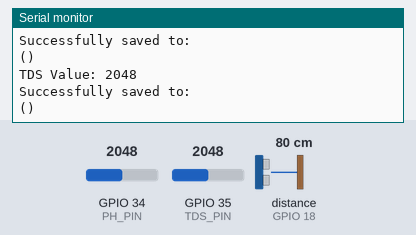
This sketch was run on a simulated ESP32. Shown: the last lines printed to the serial monitor. Wiring (inferred from the names in the program): ultrasonic range finder: trigger GPIO 5; echo GPIO 18. The inputs (shaded band) are chosen by the test bench; at power-on: distance to the obstacle (sensor on GPIO 18) 80 cm, GPIO 34 (PH_PIN) = 2048, GPIO 35 (TDS_PIN) = 2048. The echo pulse lasts 58.3 µs per cm; WiFi joins after 1.5 s; servers stay silent unless stated.

Above: at 2.7 s.
2.8 s: distance to the obstacle (sensor on GPIO 18) set to 2 cm
At 6.79 s:
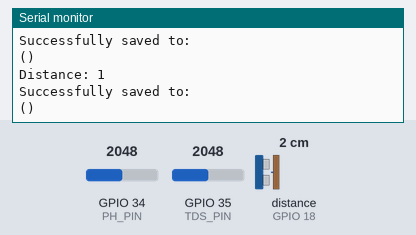
8.8 s: GPIO 34 (PH_PIN) set to 2866
At 11.94 s:
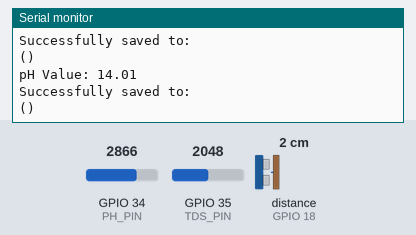
14.8 s: GPIO 35 (TDS_PIN) set to 2866
At 17.5 s:
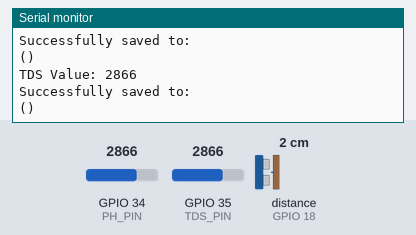
20.8 s: distance to the obstacle (sensor on GPIO 18) set to 4 cm
At 21.79 s:
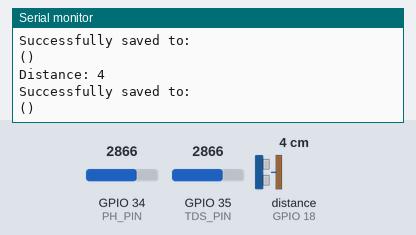
26.8 s: GPIO 34 (PH_PIN) set to 3603
At 31.94 s:
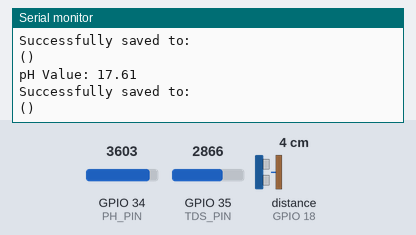
32.8 s: GPIO 35 (TDS_PIN) set to 3603
At 37.7 s:
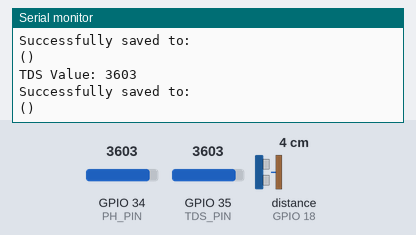
Timing chart, 0 to 39.2 s (numbered marks = the images above; inputs shaded):
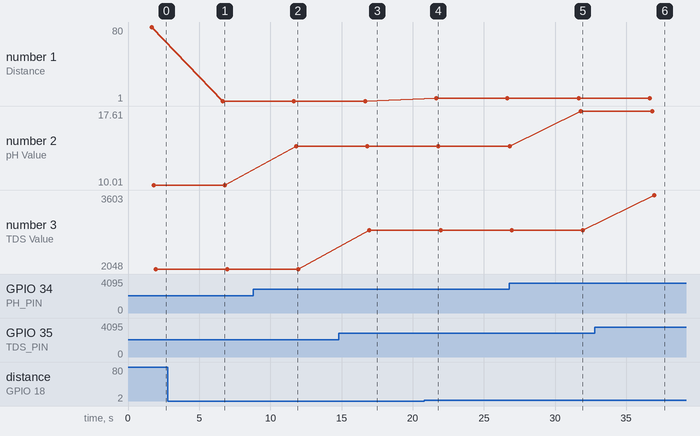

Measured:
- after the input at 2.8 s, the serial monitor: prints a new line after 3.9 s (image 1)
- after the input at 8.8 s, the serial monitor: prints a new line after 3.0 s (image 2)
- after the input at 14.8 s, the serial monitor: prints a new line after 2.2 s (image 3)
- after the input at 20.8 s, the serial monitor: prints a new line after 0.86 s (image 4)
- after the input at 26.8 s, the serial monitor: prints a new line after 5.0 s (image 5)
- after the input at 32.8 s, the serial monitor: prints a new line after 4.2 s (image 6)
- plotted number 1: 80 → 1 after the input at 2.8 s, 1 → 4 after the input at 20.8 s
- plotted number 2: 10.01 → 14.01 after the input at 8.8 s, 14.01 → 17.61 after the input at 26.8 s

The sketch:

atomberg2_FINAL.ino
```cpp
#include <WiFi.h>
#include <Firebase_ESP_Client.h>
#include "addons/TokenHelper.h"
#include "addons/RTDBHelper.h"

#define WIFI_SSID "" //replace with your SSID
#define WIFI_PASSWORD ""//replace with your password
#define API_KEY ""//replace with api key from firebase
#define DATABASE_URL ""//replace with your database URL

// Define sensor pins
#define TRIG_PIN 5          // HC-SR04 Trigger pin
#define ECHO_PIN 18         // HC-SR04 Echo pin
#define PH_PIN 34           // Analog pH sensor pin
#define TDS_PIN 35          // Analog TDS sensor pin

FirebaseData fbdo;
FirebaseAuth auth;
FirebaseConfig config;

unsigned long sendDataPrevMillis = 0;
bool signupOK = false;
long duration, distance;
float pHValue = 0.0;
int tdsValue = 0;

void setup() {
  // Initialize Serial Monitor
  Serial.begin(115200);

  // Initialize Wi-Fi
  WiFi.begin(WIFI_SSID, WIFI_PASSWORD);
  Serial.print("Connecting to Wi-Fi");
  while (WiFi.status() != WL_CONNECTED) {
    delay(500);
    Serial.print(".");
  }
  Serial.println();
  Serial.println("Connected with IP: ");
  Serial.println(WiFi.localIP());
  Serial.println();

  // Firebase configuration
  config.api_key = API_KEY;
  config.database_url = DATABASE_URL;
  if (Firebase.signUp(&config, &auth, "", "")) {
    Serial.println("signup OK");
    signupOK = true;
  } else {
    Serial.printf("%s\n", config.signer.signupError.message.c_str());
  }

  config.token_status_callback = tokenStatusCallback;
  Firebase.begin(&config, &auth);
  Firebase.reconnectWiFi(true);

  // Initialize HC-SR04 pins
  pinMode(TRIG_PIN, OUTPUT);
  pinMode(ECHO_PIN, INPUT);
}

void loop() {
  if (Firebase.ready() && signupOK && (millis() - sendDataPrevMillis > 5000 || sendDataPrevMillis == 0)) {
    sendDataPrevMillis = millis();

    // Read HC-SR04 distance
    digitalWrite(TRIG_PIN, LOW);
    delayMicroseconds(2);
    digitalWrite(TRIG_PIN, HIGH);
    delayMicroseconds(10);
    digitalWrite(TRIG_PIN, LOW);
    duration = pulseIn(ECHO_PIN, HIGH);
    distance = (duration / 2) / 29.1;

    // Read pH sensor value
    pHValue = analogRead(PH_PIN) * (5.0 / 1023.0);  // Assuming 5V reference for analog pin

    // Read TDS sensor value
    tdsValue = analogRead(TDS_PIN);

    // Upload data to Firebase
    if (Firebase.RTDB.setInt(&fbdo, "sensor/distance", distance)) {
      Serial.print("Distance: ");
      Serial.println(distance);
      Serial.print("Successfully saved to: ");
      Serial.println(fbdo.dataPath());
      Serial.println("(" + fbdo.dataType() + ")");
    } else {
      Serial.println("Distance upload failed: " + fbdo.errorReason());
    }

    if (Firebase.RTDB.setFloat(&fbdo, "sensor/ph_value", pHValue)) {
      Serial.print("pH Value: ");
      Serial.println(pHValue);
      Serial.print("Successfully saved to: ");
      Serial.println(fbdo.dataPath());
      Serial.println("(" + fbdo.dataType() + ")");
    } else {
      Serial.println("pH Value upload failed: " + fbdo.errorReason());
    }

    if (Firebase.RTDB.setInt(&fbdo, "sensor/tds_value", tdsValue)) {
      Serial.print("TDS Value: ");
      Serial.println(tdsValue);
      Serial.print("Successfully saved to: ");
      Serial.println(fbdo.dataPath());
      Serial.println("(" + fbdo.dataType() + ")");
    } else {
      Serial.println("TDS Value upload failed: " + fbdo.errorReason());
    }
  }
}
```
